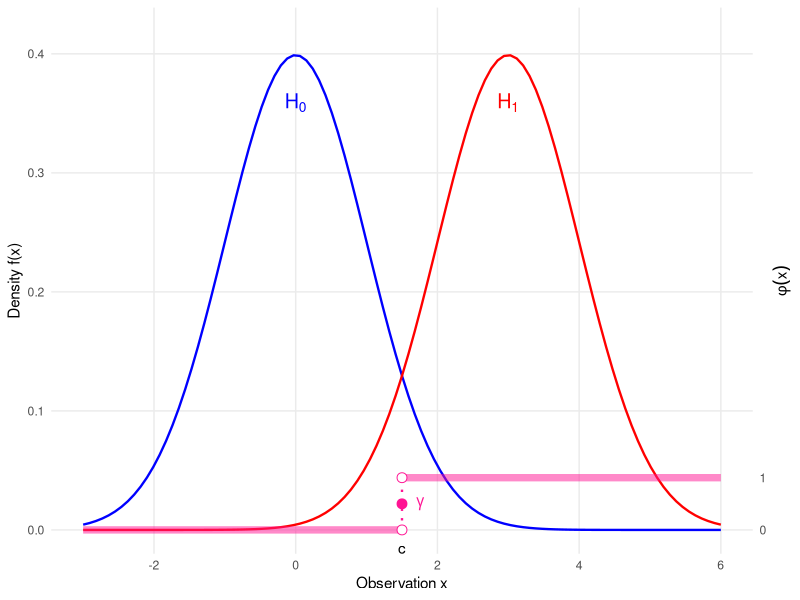
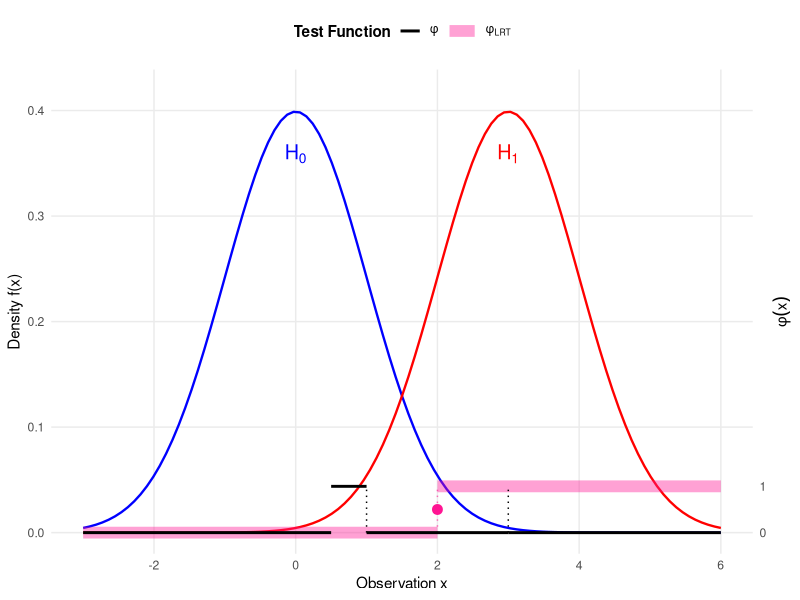
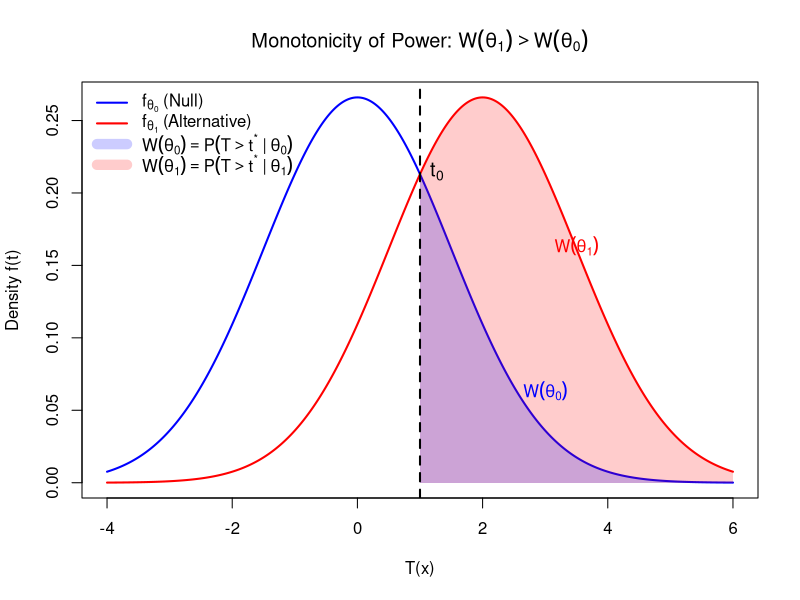
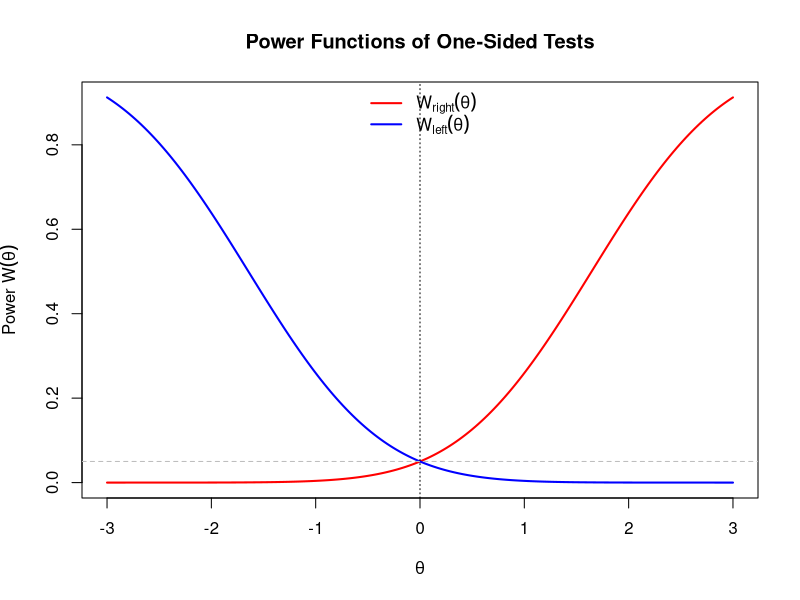
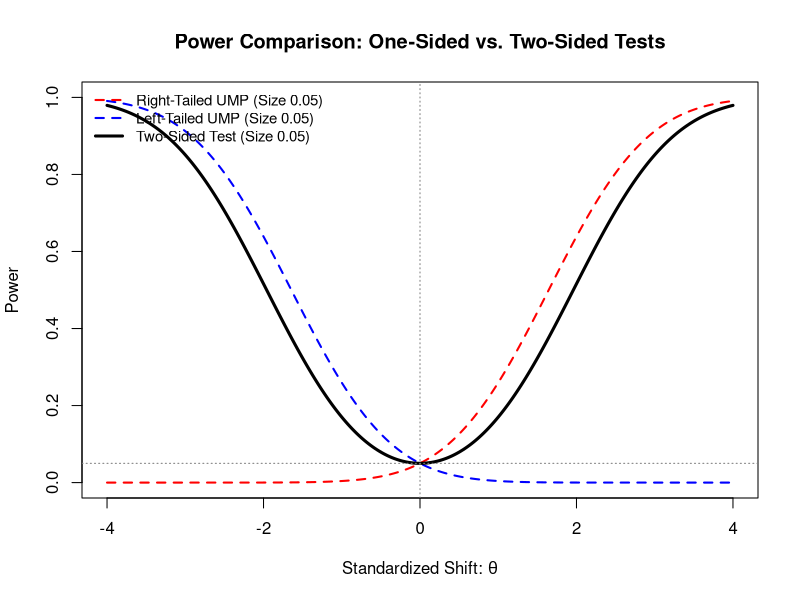
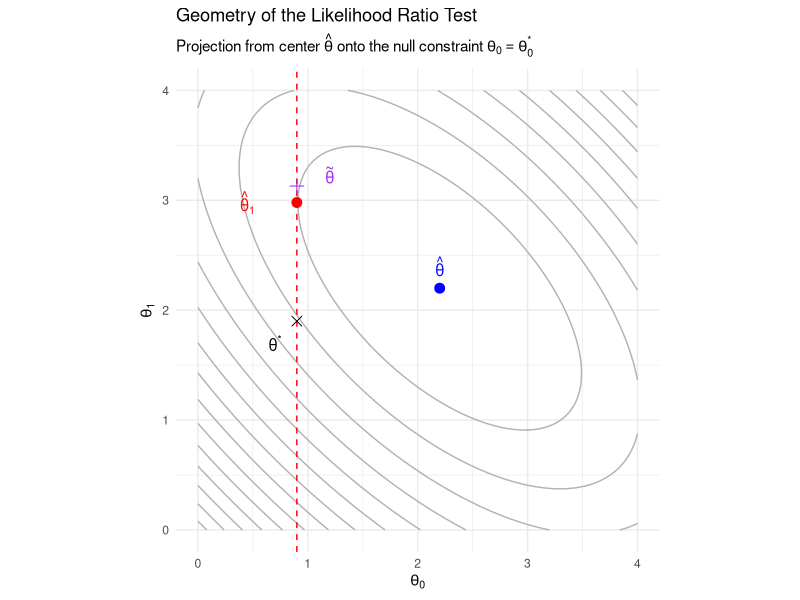
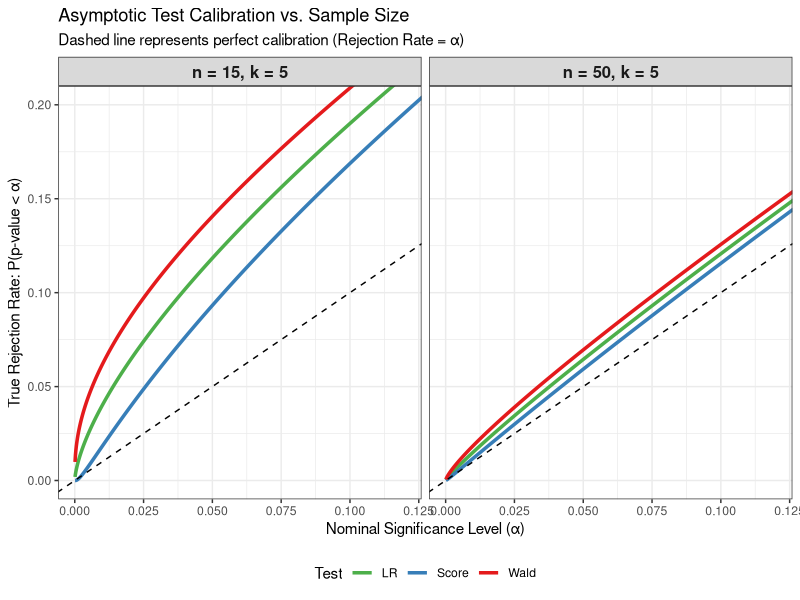

Here is the R script that generated these plots, in order:
## ---- chunk 1
#| label: fig-test-function-size-power
#| fig-cap: "Illustration of a Test Function $\\phi(x)$ (Pink) relative to Size ($H_0$, Blue) and Power ($H_1$, Red)."
#| fig-width: 7
#| fig-height: 5

library(ggplot2)

# 1. Define Parameters
mu0 <- 0
mu1 <- 3
sigma <- 1
c_val <- 1.5      # Critical value
gamma_val <- 0.5  # Randomization constant

# 2. Scaling Constants
max_dens <- dnorm(mu0, mean = mu0, sd = sigma)
y_limit <- max_dens * 1.1
phi_scale <- 0.1 * y_limit

# 3. Define the Test Function phi(x) (Single Test)

# Step function: 0 -> 1 at c_val
df_phi <- data.frame(
  x_start = c(-3, c_val),
  x_end   = c(c_val, 6),
  y_start = c(0, phi_scale),
  y_end   = c(0, phi_scale)
)

ggplot() +
  # --- Layer 1: Densities (Solid Lines, No Fill) ---
  
  # H0: Normal(0, 1) - Blue (Cool)
  stat_function(fun = dnorm, args = list(mean = mu0, sd = sigma), 
                color = "blue", size = 0.8) +
  
  # H1: Normal(3, 1) - Red (Hot)
  stat_function(fun = dnorm, args = list(mean = mu1, sd = sigma), 
                color = "red", size = 0.8) +

  # --- Layer 2: Test Function phi(x) (Thick Pink Line) ---
  
  # The horizontal segments
  geom_segment(data = df_phi, 
               aes(x = x_start, xend = x_end, y = y_start, yend = y_end), 
               color = "deeppink", size = 2.5, alpha = 0.5) +
  
  # The vertical threshold line
  geom_segment(aes(x = c_val, xend = c_val, y = 0, yend = phi_scale), 
               linetype = "dotted", color = "deeppink", size = 0.8) +
  
  # Points at discontinuity
  geom_point(aes(x = c_val, y = gamma_val * phi_scale), 
             color = "deeppink", size = 3) + 
  geom_point(aes(x = c_val, y = 0), size = 3, shape = 21, fill = "white", color = "deeppink") +
  geom_point(aes(x = c_val, y = phi_scale), size = 3, shape = 21, fill = "white", color = "deeppink") +

  # --- Layer 3: Annotations ---
  
  # Gamma label
  annotate("text", x = c_val + 0.2, y = gamma_val * phi_scale, 
           label = expression(gamma), hjust = 0, fontface = "bold", color = "deeppink") +
  
  # H0 / H1 Labels
  annotate("text", x = mu0, y = max_dens * 0.9, 
           label = expression(H[0]), color = "blue", size = 5) +
  annotate("text", x = mu1, y = max_dens * 0.9, 
           label = expression(H[1]), color = "red", size = 5) +
  
  # Critical Value Label
  annotate("text", x = c_val, y = -0.01, label = "c", vjust = 1) +

  # --- Layer 4: Scales ---
  scale_y_continuous(
    name = "Density f(x)",
    limits = c(-0.02, y_limit),
    expand = c(0, 0),
    
    # Secondary Axis for phi
    sec.axis = sec_axis(~ . / phi_scale, 
                        name = expression(phi(x)),
                        breaks = c(0, 1))
  ) +
  scale_x_continuous(name = "Observation x", limits = c(-3, 6)) +
  
  theme_minimal() +
  theme(
    axis.title.y.right = element_text(angle = 90, vjust = 0.5),
    panel.grid.minor = element_blank()
  )

## ---- chunk 2
#| label: fig-NPlemma-proof
#| fig-cap: "Visualizing the NP Lemma. The thick, transparent pink line is $\\phi_{\text{LRT}}$. The thin solid black line is $\\phi$. Overlap is visible as a black line inside pink."
#| fig-width: 7
#| fig-height: 5

library(ggplot2)

# 1. Define Parameters
mu0 <- 0
mu1 <- 3
sigma <- 1
c_lrt <- 2
gamma_val <- 0.5

# Scaling constants
max_dens <- dnorm(mu0, mean = mu0, sd = sigma)
y_limit <- max_dens * 1.1
phi_scale <- 0.1 * y_limit

# 2. Define Test Functions Data
df_lrt <- data.frame(
  x_start = c(-3, c_lrt),
  x_end   = c(c_lrt, 6),
  y_val   = c(0, phi_scale),
  Test    = "phi[LRT]" 
)

df_other <- data.frame(
  x_start = c(-3, 0.5, 1, 3),
  x_end   = c(0.5, 1, 3,6),
  y_val   = c(0, phi_scale, 0, 0),
  Test    = "phi"
)

ggplot() +
  # --- Layer 1: Densities (Solid Lines, No Fill) ---
  stat_function(fun = dnorm, args = list(mean = mu0, sd = sigma), 
                color = "blue", size = 0.8) +
  stat_function(fun = dnorm, args = list(mean = mu1, sd = sigma), 
                color = "red", size = 0.8) +

  # --- Layer 2: Test Functions (Segments) ---
  
  # 2a. LRT Segments (Thick, Transparent Pink)
  geom_segment(data = df_lrt,
               aes(x = x_start, xend = x_end, 
                   y = y_val, yend = y_val, 
                   color = Test, linetype = Test, size = Test),
               alpha = 0.4) + 
  
  # Vertical connector for LRT
  geom_segment(aes(x = c_lrt, xend = c_lrt, y = 0, yend = phi_scale),
               color = "deeppink", linetype = "dotted", size = 0.5, alpha = 0.6) +

  # 2b. Other Test Segments (Thin Black Opaque)
  geom_segment(data = df_other,
               aes(x = x_start, xend = x_end, 
                   y = y_val, yend = y_val, 
                   color = Test, linetype = Test, size = Test)) +
  
  # Vertical connectors for Other Test
  geom_segment(aes(x = 1, xend = 1, y = 0, yend = phi_scale),
               color = "black", linetype = "dotted", size = 0.5) +
  geom_segment(aes(x = 3, xend = 3, y = 0, yend = phi_scale),
               color = "black", linetype = "dotted", size = 0.5) +

  # --- Layer 3: Annotations ---
  # LRT Gamma Point (Pink)
  geom_point(aes(x = c_lrt, y = gamma_val * phi_scale), 
             color = "deeppink", size = 3) +
  
  # Density Labels
  annotate("text", x = mu0, y = max_dens * 0.9, 
           label = expression(H[0]), color = "blue", size = 5) +
  annotate("text", x = mu1, y = max_dens * 0.9, 
           label = expression(H[1]), color = "red", size = 5) +

  # --- Layer 4: Scales and Legend ---
  scale_y_continuous(
    name = "Density f(x)", limits = c(-0.02, y_limit), expand = c(0, 0),
    sec.axis = sec_axis(~ . / phi_scale, name = expression(phi(x)), breaks = c(0, 1))
  ) +
  scale_x_continuous(name = "Observation x", limits = c(-3, 6)) +
  
  # Manual Legend Controls (FIXED using named vectors for labels)
  scale_color_manual(name = "Test Function",
                     values = c("phi[LRT]" = "deeppink", "phi" = "black"),
                     labels = c("phi[LRT]" = expression(phi[LRT]), "phi" = expression(phi))) +
  scale_linetype_manual(name = "Test Function",
                        values = c("phi[LRT]" = "solid", "phi" = "solid"),
                        labels = c("phi[LRT]" = expression(phi[LRT]), "phi" = expression(phi))) +
  scale_size_manual(name = "Test Function",
                    values = c("phi[LRT]" = 4,   # Extra Thick
                               "phi" = 1), # Thin
                    labels = c("phi[LRT]" = expression(phi[LRT]), "phi" = expression(phi))) +
  
  theme_minimal() +
  theme(
    legend.position = "top",
    legend.title = element_text(face = "bold"),
    axis.title.y.right = element_text(angle = 90, vjust = 0.5),
    panel.grid.minor = element_blank()
  )
  

## ---- chunk 3
#| label: fig-monotone-power-MLR
#| echo: false
#| fig-cap: "Visualizing Monotonicity of Power Function $W(\\theta)$ for MLR Distributions"

# Parameters
mu0 <- 0   # Corresponds to theta_0
mu1 <- 2   # Corresponds to theta_1 (where theta_1 > theta_0)
sigma <- 1.5
t0 <- 1.0

# Grid
x <- seq(-4, 6, length.out = 500)
f0 <- dnorm(x, mean = mu0, sd = sigma)
f1 <- dnorm(x, mean = mu1, sd = sigma)

# Calculate exact densities at threshold t0 for polygon closing
y0_t0 <- dnorm(t0, mean = mu0, sd = sigma)
y1_t0 <- dnorm(t0, mean = mu1, sd = sigma)

# Plotting
plot(x, f0, type = "l", col = "blue", lwd = 2, 
     ylab = "Density f(t)", xlab = "T(x)", 
     main = expression(paste("Monotonicity of Power: ", W(theta[1]) > W(theta[0]))))
lines(x, f1, col = "red", lwd = 2)

# Define the domain for the tails (t > t0)
idx_tail <- x > t0
x_poly <- c(t0, t0, x[idx_tail], max(x))

# Shading W(theta_1) - The red tail

# Corresponds to the Alternative theta_1
y_poly1 <- c(0, y1_t0, f1[idx_tail], 0)
polygon(x_poly, y_poly1, 
        col = rgb(1, 0, 0, 0.2), border = NA)

# Shading W(theta_0) - The blue tail

# Corresponds to the Null theta_0
y_poly0 <- c(0, y0_t0, f0[idx_tail], 0)
polygon(x_poly, y_poly0, 
        col = rgb(0, 0, 1, 0.2), border = NA)

# Add Threshold Line
abline(v = t0, col = "black", lwd = 2, lty = 2)

# Legend
legend("topleft", 
       legend = c(expression(f[theta[0]] ~ "(Null)"), 
                  expression(f[theta[1]] ~ "(Alternative)"), 
                  expression(W(theta[0]) == P(T > t^"*" ~ "|" ~ theta[0])), 
                  expression(W(theta[1]) == P(T > t^"*" ~ "|" ~ theta[1]))),
       col = c("blue", "red", rgb(0, 0, 1, 0.2), rgb(1, 0, 0, 0.2)), 
       lwd = c(2, 2, 10, 10), bty = "n")
text(t0, max(f0)*0.8, expression(t[0]), pos = 4, col = "black", cex = 1.2)

# Annotations pointing to the areas
text(3, 0.05, expression(W(theta[0])), col = "blue", pos = 3)
text(3.5, 0.15, expression(W(theta[1])), col = "red", pos = 3)

## ---- chunk 4
#| label: fig-two-powers-ill
#| echo: false
#| fig-height: 4
#| fig-width: 6
#| fig-cap: "Illustration of the Conflict of Optimal Regions: Power functions for the Right-Tailed (red) and Left-Tailed (blue) UMP tests."

theta <- seq(-3, 3, length.out=200)
power_right <- 1 - pnorm(1.645 - theta) 
power_left <- pnorm(-1.645 - theta)

plot(theta, power_right, type='l', col='red', lwd=2, 
   ylab=expression(paste("Power ", W(theta))), xlab=expression(theta),
   main="Power Functions of One-Sided Tests")
lines(theta, power_left, col='blue', lwd=2)
abline(h=0.05, lty=2, col="gray")
abline(v=0, lty=3)
legend("top", legend=c(expression(W[right](theta)), expression(W[left](theta))), 
      col=c("red", "blue"), lwd=2, bty="n")
## ---- chunk 5
#| label: fig-two-powers-normal
#| echo: false
#| fig-height: 5
#| fig-width: 7
#| fig-cap: "Power functions of size alpha=0.05 tests for a Normal mean. The two-sided test (black) is everywhere less powerful than the respective optimal one-sided test (red or blue) for any true difference."

# Standardized effect size: sqrt(n)(mu - mu_0) / sigma
theta <- seq(-4, 4, length.out=300)
alpha <- 0.05

# Critical values
z_alpha <- qnorm(1 - alpha)       # ~1.645
z_half_alpha <- qnorm(1 - alpha/2) # ~1.96

# Power functions
power_right <- 1 - pnorm(z_alpha - theta) 
power_left <- pnorm(-z_alpha - theta)
power_two <- (1 - pnorm(z_half_alpha - theta)) + pnorm(-z_half_alpha - theta)

# Plotting
plot(theta, power_right, type='l', col='red', lwd=2, lty=2,
     ylab="Power", xlab=expression(paste("Standardized Shift: ", theta)),
     main="Power Comparison: One-Sided vs. Two-Sided Tests",
     ylim=c(0, 1))

lines(theta, power_left, col='blue', lwd=2, lty=2)
lines(theta, power_two, col='black', lwd=3)

# Reference lines
abline(h=alpha, lty=3, col="gray50")
abline(v=0, lty=3, col="gray50")

# Legend
legend("topleft", 
       legend=c("Right-Tailed UMP (Size 0.05)", 
                "Left-Tailed UMP (Size 0.05)", 
                "Two-Sided Test (Size 0.05)"), 
       col=c("red", "blue", "black"), 
       lwd=c(2, 2, 3), lty=c(2, 2, 1), bty="n", cex=0.9)
## ---- chunk 6
#| label: fig-lrt-geometry
#| fig-cap: "The geometry of restricted optimization. Blue dot is the unrestricted MLE (center). The red dot represents the projected nuisance parameter center on the null line. The purple cross is the restricted MLE."
library(ggplot2)

# 1. Setup parameters and Fisher Information
theta_hat <- c(2.2, 2.2)      # The Peak (Unrestricted MLE center)
theta_star <- c(0.9, 1.9)     # Hypothesized true value 
I <- matrix(c(1, 0.6, 0.6, 1), nrow = 2) # Curvature

# 2. Calculate the geometric center hat(theta)_{1, Sigma}

# Starting from the center hat(theta)_1, we adjust by the displacement in theta_0
delta_theta_0 <- theta_star[1] - theta_hat[1]
theta_hat_1_Sigma <- theta_hat[2] - (1/I[2,2]) * I[2,1] * delta_theta_0
p_projected <- c(theta_star[1], theta_hat_1_Sigma)

# 3. Create tilde(theta)_1 by adding small non-quadratic jitter to the projected center
set.seed(42)
theta_tilde <- c(theta_star[1], theta_hat_1_Sigma + 0.15) 

# 4. Generate grid for quadratic log-likelihood contours centered at theta_hat
grid_vals <- seq(0, 4, length.out = 100)
grid <- expand.grid(theta0 = grid_vals, theta1 = grid_vals)
grid$z <- apply(grid, 1, function(p) {
  diff <- p - theta_hat
  -0.5 * t(diff) %*% I %*% diff
})

# 5. Plot
ggplot(grid, aes(x = theta0, y = theta1)) +
  geom_contour(aes(z = z), bins = 15, color = "gray70") +
  geom_vline(xintercept = theta_star[1], linetype = "dashed", color = "red") +
  # Unrestricted MLE (The Center)
  annotate("point", x = theta_hat[1], y = theta_hat[2], color = "blue", size = 3) +
  annotate("text", x = theta_hat[1], y = theta_hat[2] + 0.2, 
           label = "hat(theta)", parse = TRUE, color = "blue") +
  # Projected Nuisance Center (hat(theta)_{1, Sigma})
  annotate("point", x = p_projected[1], y = p_projected[2], color = "red", size = 3) +
  annotate("text", x = p_projected[1] - 0.45, y = p_projected[2], 
           label = "hat(theta)[1, Sigma]", parse = TRUE, color = "red") +
  # Restricted MLE (tilde(theta))
  annotate("point", x = theta_tilde[1], y = theta_tilde[2], color = "purple", shape = 3, size = 3) +
  annotate("text", x = theta_tilde[1] + 0.3, y = theta_tilde[2] + 0.1, 
           label = "tilde(theta)", parse = TRUE, color = "purple") +
  # Hypothesized Point (theta^*)
  annotate("point", x = theta_star[1], y = theta_star[2], color = "black", shape = 4, size = 3) +
  annotate("text", x = theta_star[1] - 0.2, y = theta_star[2] - 0.2, 
           label = "theta^'*'", parse = TRUE) +
  labs(title = "Geometry of the Likelihood Ratio Test",
       subtitle = expression(paste("Projection from center ", hat(theta), " onto the null constraint ", theta[0] == theta[0]^"*")),
       x = expression(theta[0]), y = expression(theta[1])) +
  theme_minimal() + 
  coord_fixed()

## ---- chunk 7
#| label: fig-calibration-tuning
#| fig-cap: "Exact Analytical CDFs of Asymptotic P-values"
#| warning: false
#| fig-width: 12
#| fig-height: 6

library(ggplot2)
library(dplyr)

# --- Tuning Parameters ---
n1 <- 15    # Small sample size for Plot 1
n2 <- 50  # Large sample size for Plot 2
k_val <- 5  # Number of parameters (constant for comparison)
q_val <- 1  # Number of restrictions (constant for comparison)

# -------------------------

generate_calibration_data <- function(n, k, q) {
  alpha_seq <- seq(0.0001, 0.15, length.out = 1000)
  c_alpha <- qchisq(1 - alpha_seq, df = q)
  
  # Wald: 1 - F_W(c_alpha)
  F_val_W <- ((n - k) / (n * q)) * c_alpha
  cdf_W <- 1 - pf(F_val_W, df1 = q, df2 = n - k)
  
  # LR: 1 - F_LR(c_alpha)
  F_val_LR <- ((n - k) / q) * (exp(c_alpha / n) - 1)
  cdf_LR <- 1 - pf(F_val_LR, df1 = q, df2 = n - k)
  
  # Score: 1 - F_S(c_alpha)
  F_val_S <- ifelse(c_alpha < n, (c_alpha * (n - k)) / (q * (n - c_alpha)), Inf)
  cdf_S <- 1 - pf(F_val_S, df1 = q, df2 = n - k)
  
  data.frame(
    Alpha = rep(alpha_seq, 3),
    Rejection_Prob = c(cdf_W, cdf_LR, cdf_S),
    Test = factor(rep(c("Wald", "LR", "Score"), each = length(alpha_seq))),
    n = n,
    k = k
  ) |>
    mutate(Label = paste0("n = ", n, ", k = ", k))
}

# Create combined dataset based on tuning parameters
plot_data <- rbind(
  generate_calibration_data(n = n1, k = k_val, q = q_val),
  generate_calibration_data(n = n2, k = k_val, q = q_val)
)

# Fix factor levels for side-by-side ordering
plot_data$Label <- factor(plot_data$Label, levels = unique(plot_data$Label))

ggplot(plot_data, aes(x = Alpha, y = Rejection_Prob, color = Test)) +
  geom_line(linewidth = 1.2) +
  geom_abline(slope = 1, intercept = 0, linetype = "dashed", color = "black") +
  facet_wrap(~ Label) +
  scale_color_manual(values = c("Wald" = "#E41A1C", "LR" = "#4DAF4A", "Score" = "#377EB8")) +
  coord_cartesian(xlim = c(0, 0.12), ylim = c(0, 0.20)) +
  labs(
    x = "Nominal Significance Level (\u03b1)",
    y = "True Rejection Rate: P(p-value < \u03b1)",
    title = "Asymptotic Test Calibration vs. Sample Size",
    subtitle = "Dashed line represents perfect calibration (Rejection Rate = \u03b1)"
  ) +
  theme_bw() +
  theme(
    legend.position = "bottom",
    strip.text = element_text(size = 12, face = "bold")
  )
